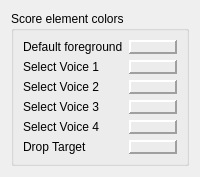
     <widget class="QWidget" name="tab3">
      <attribute name="title">
       <string>Colors</string>
      </attribute>
      <layout class="QVBoxLayout" name="verticalLayout_5">
       <item>
        <widget class="QGroupBox" name="groupBox_16">
         <property name="title">
          <string>Score element colors</string>
         </property>
         <property name="flat">
          <bool>true</bool>
         </property>
         <layout class="QFormLayout" name="formLayout">
          <item row="0" column="0">
           <widget class="QLabel" name="label_9">
            <property name="text">
             <string>Default foreground</string>
            </property>
           </widget>
          </item>
          <item row="0" column="1">
           <widget class="Awl::ColorLabel" name="selectColorDefault">
            <property name="frameShape">
             <enum>QFrame::Panel</enum>
            </property>
            <property name="frameShadow">
             <enum>QFrame::Raised</enum>
            </property>
            <property name="lineWidth">
             <number>2</number>
            </property>
           </widget>
          </item>
          <item row="1" column="0">
           <widget class="QLabel" name="label">
            <property name="text">
             <string>Select Voice 1</string>
            </property>
            <property name="textFormat">
             <enum>Qt::PlainText</enum>
            </property>
           </widget>
          </item>
          <item row="1" column="1">
           <widget class="Awl::ColorLabel" name="selectColorLabel1">
            <property name="frameShape">
             <enum>QFrame::Panel</enum>
            </property>
            <property name="frameShadow">
             <enum>QFrame::Raised</enum>
            </property>
            <property name="lineWidth">
             <number>2</number>
            </property>
           </widget>
          </item>
          <item row="2" column="0">
           <widget class="QLabel" name="label_2">
            <property name="text">
             <string>Select Voice 2</string>
            </property>
            <property name="textFormat">
             <enum>Qt::PlainText</enum>
            </property>
           </widget>
          </item>
          <item row="2" column="1">
           <widget class="Awl::ColorLabel" name="selectColorLabel2">
            <property name="frameShape">
             <enum>QFrame::Panel</enum>
            </property>
            <property name="frameShadow">
             <enum>QFrame::Raised</enum>
            </property>
            <property name="lineWidth">
             <number>2</number>
            </property>
           </widget>
          </item>
          <item row="3" column="0">
           <widget class="QLabel" name="label_4">
            <property name="text">
             <string>Select Voice 3</string>
            </property>
            <property name="textFormat">
             <enum>Qt::PlainText</enum>
            </property>
           </widget>
          </item>
          <item row="3" column="1">
           <widget class="Awl::ColorLabel" name="selectColorLabel3">
            <property name="frameShape">
             <enum>QFrame::Panel</enum>
            </property>
            <property name="frameShadow">
             <enum>QFrame::Raised</enum>
            </property>
            <property name="lineWidth">
             <number>2</number>
            </property>
           </widget>
          </item>
          <item row="4" column="0">
           <widget class="QLabel" name="label_5">
            <property name="text">
             <string>Select Voice 4</string>
            </property>
            <property name="textFormat">
             <enum>Qt::PlainText</enum>
            </property>
           </widget>
          </item>
          <item row="4" column="1">
           <widget class="Awl::ColorLabel" name="selectColorLabel4">
            <property name="frameShape">
             <enum>QFrame::Panel</enum>
            </property>
            <property name="frameShadow">
             <enum>QFrame::Raised</enum>
            </property>
            <property name="lineWidth">
             <number>2</number>
            </property>
           </widget>
          </item>
          <item row="5" column="0">
           <widget class="QLabel" name="label_34">
            <property name="text">
             <string>Drop Target</string>
            </property>
           </widget>
          </item>
          <item row="5" column="1">
           <widget class="Awl::ColorLabel" name="selectColorDrop">
            <property name="frameShape">
             <enum>QFrame::Panel</enum>
            </property>
            <property name="frameShadow">
             <enum>QFrame::Raised</enum>
            </property>
            <property name="lineWidth">
             <number>2</number>
            </property>
           </widget>
          </item>
         </layout>
        </widget>
       </item>
      </layout>
     </widget>
